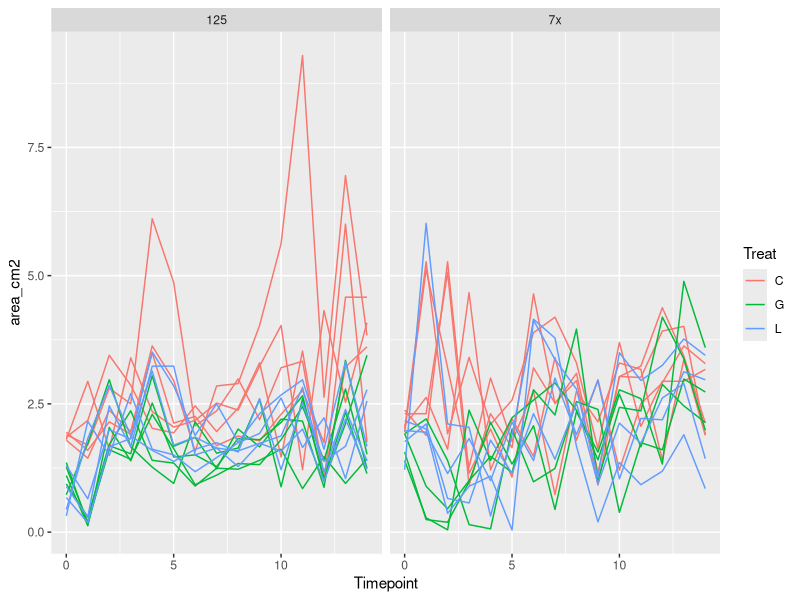
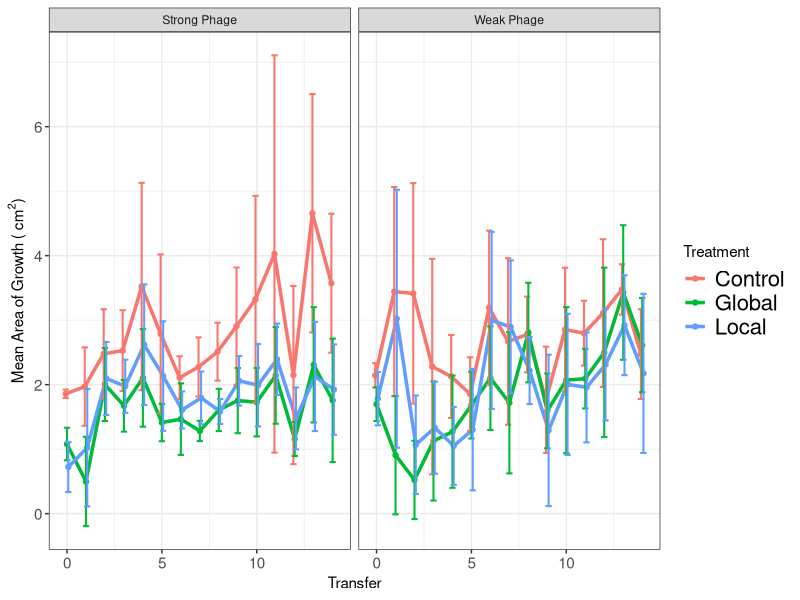
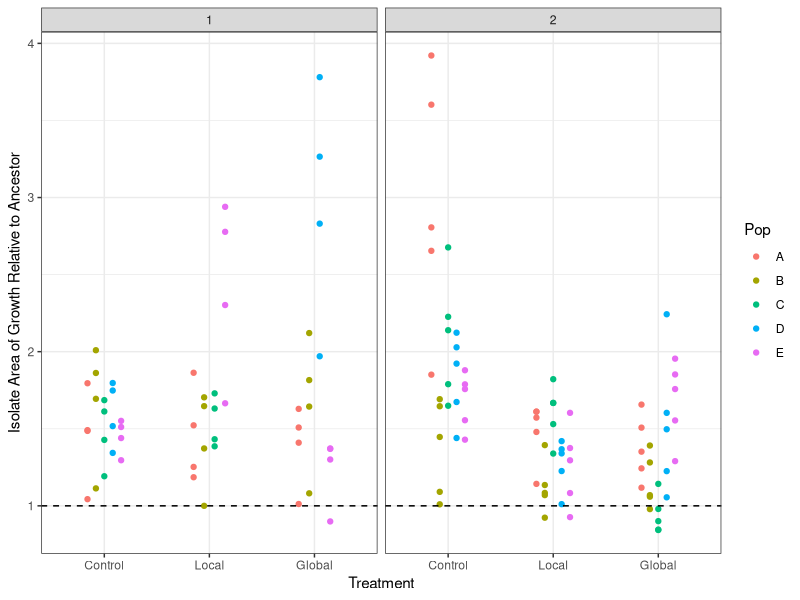
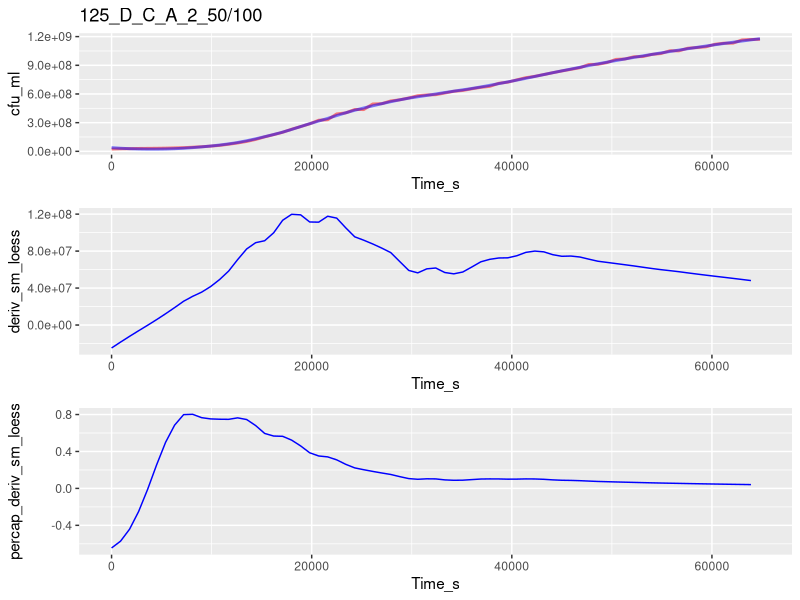
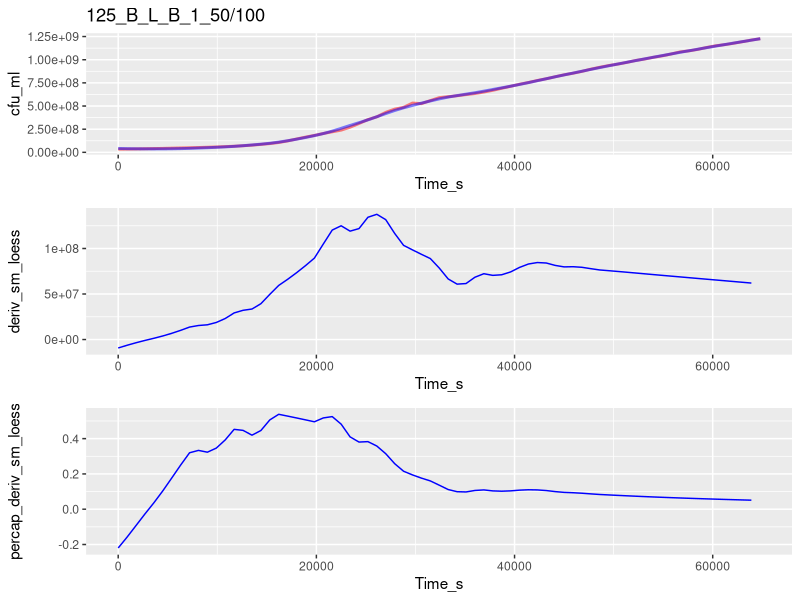
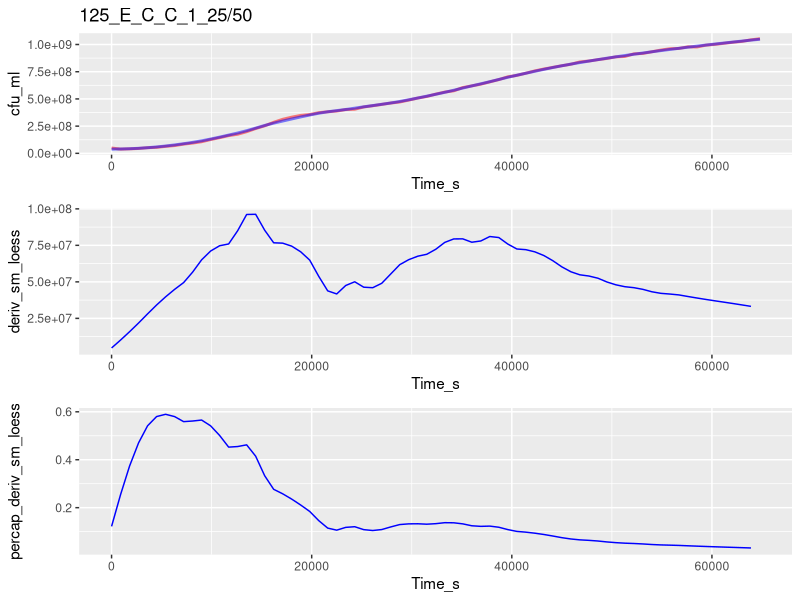
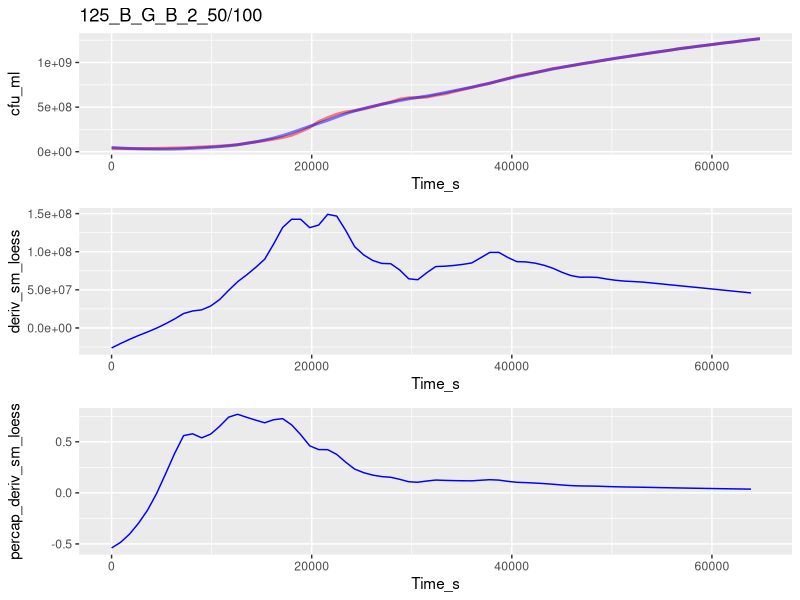
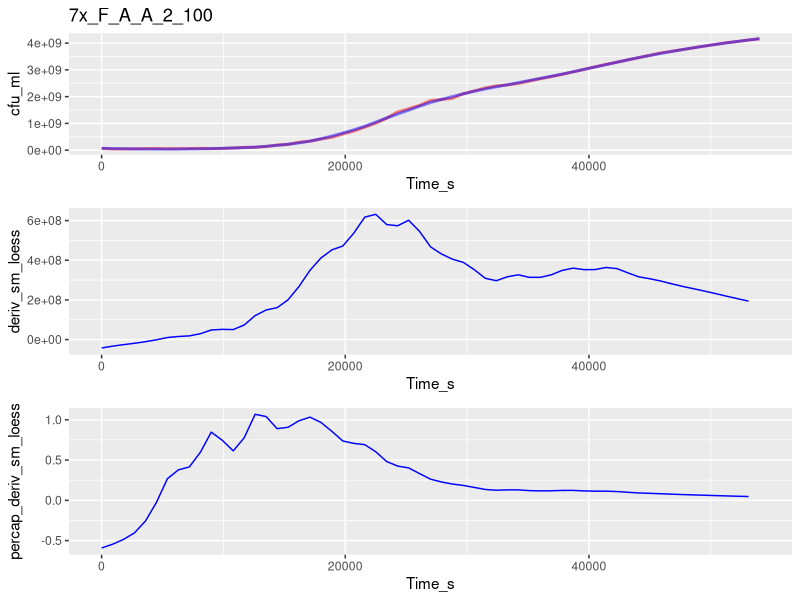

Generate these figures, in order, with R: (Note: this script raises an error after producing the figures.)
##TODO: 
##      migration stats
##      growth curve analysis
##      growth curve stats

library("ggplot2")
library("dplyr")

#Need to split this into 2 scripts: one to take the messy data
# (e.g. isolate information in underscore formats, etc)
#and get it cleaned up, then output those clean data
#And another to take the clean data & analyze it
#Then put the messy data in one folder and the clean data in another folder
#Along with the separate scripts
#So when it's published, can just tell people to re-run the clean data script

#need to make Rep vs Pop consistent
#redo all analysis using dplyr
#redo analysis using vectorization
#include std curve for spec in this code (it may alread be there???)
#Do a scripted analysis of how much to smoothe gc data (not manually checking)
# #to be done later:
# #define function to get means of rates
# mean_rates <- function(sub_by_list, my_data)
# analyze additional plate scans
#change resistance to be by treat then by pop
#Change growth rate for ancestor to dotted line

##Experimental evolution migration ----
exper_evol_migr <- read.csv("./Clean_Data/Experimental_evolution_growth.csv")

#Drop points after T14
exper_evol_migr <- exper_evol_migr[exper_evol_migr$Timepoint <= 14, ]

#Calculate total area
exper_evol_migr$area_cm2 <- pi*exper_evol_migr$Width_cm/2*exper_evol_migr$Height_cm/2

#Make plot with all pops shown
ggplot(data = exper_evol_migr,
       aes(x = Timepoint, y = area_cm2, group = paste(Treat, Pop),
           color = Treat)) +
  geom_line() +
  facet_grid(~Proj)

#Summarize
exper_evol_migr <- group_by(exper_evol_migr, Proj, Treat, Timepoint)
exper_evol_summ <- summarize(exper_evol_migr,
                             area_mean = mean(area_cm2),
                             area_sd = sd(area_cm2),
                             area_n = n())

#Make plot of summarized data
my_facet_labels <- c("7x" = "Weak Phage", "125" = "Strong Phage")

ggplot(data = exper_evol_summ, aes(x = Timepoint, y = area_mean,
                                   color = Treat)) +
  geom_point(position = position_dodge(0.2)) + 
  geom_line(size = 1.2, position = position_dodge(0.2)) +
  theme_bw() +
  theme(axis.text.y = element_text(size = 11), axis.text.x = element_text(size = 11),
        legend.text = element_text(size = 16)) +
  facet_grid(~Proj, labeller = labeller(Proj = my_facet_labels)) +
  geom_errorbar(aes(ymax = area_mean+area_sd, ymin = area_mean-area_sd),
                width=1, size = .7, position=position_dodge(0.2)) +
  labs(x = "Transfer", 
       y = expression(paste("Mean Area of Growth ( ", cm^2, ")"))) + 
  scale_color_hue(name = "Treatment", breaks = c("C", "G", "L"),
                  labels = c("Control", "Global", "Local"))

##Isolate migration ----
isol_migration <- read.csv("./Clean_Data/Isolate_migration.csv")

#Calculate total area
isol_migration$area_cm2 <- pi*isol_migration$Width_cm/2*isol_migration$Height_cm/2

#Calculate total area relative to same-day ancestor
ancestors <- isol_migration[isol_migration$Isol == "Anc", ]
isol_migration$relative_area <-
  isol_migration$area_cm2/ancestors$area_cm2[
    match(as.Date(isol_migration$end_timestamp),
          as.Date(ancestors$end_timestamp))]

#Plot data
my_facet_labels <- c("7x" = "Weak Phage", 
                     "125" = "Strong Phage",
                     "C" = "Control", "G" = "Global", "L" = "Local",
                     "A" = "WT")

ggplot(isol_migration[isol_migration$Isol != "Anc", ], 
       aes(x = Treat, y = relative_area, color = Pop,
           group = Pop)) +
  geom_point(position = position_dodge(0.4)) +
  facet_grid(~Proj, labeller = labeller(Proj = my_facet_labels)) +
  theme_bw() + 
  labs(y = "Isolate Area of Growth Relative to Ancestor",
       x = "Treatment") +
  geom_hline(yintercept = 1, lty = 2) +
  scale_x_discrete(limits = c("C", "L", "G"),
                   labels = c("Control", "Local", "Global")) +
  NULL

##Isolate growth curves ----


##growth curve analysis
# library("minpack.lm")
# library("tidyr")
# library("lubridate")
# library("dplyr")

#Read data
gc_data <- read.csv("./Clean_Data/Isolate_growth_curves.csv",
                    header = T, stringsAsFactors = F)

#Make unique well identifiers
gc_data$uniq_well <- NA
for (i in 1:nrow(gc_data)) {
  gc_data$uniq_well[i] <- paste(gc_data[i, 1:6], collapse = "_")
}

#reorder
gc_data <- gc_data[order(gc_data$uniq_well, gc_data$Time_s), ]

calc_deriv <- function(CFU, percapita = FALSE,
                          subset_by = NULL, time = NULL,
                          time_normalize = NULL) {
  #Note! CFU values must be sorted sequentially into their unique sets already
  
  #Provided a vector of CFU values, this function returns (by default) the
  # difference between sequential values
  #if percapita = TRUE, the differences of cfu are divided by cfu
  #if subset_by is provided, it should be a vector (same length as cfu),
  # the unique values of which will separate calculations
  #if time_normalize is specified, time should be provided as a simple 
  # numeric (e.g. number of seconds) in some unit
  #Then the difference will be normalized for the time_normalize value
  #(e.g. if time is provided in seconds and the difference per hour is wanted,
  # time_normalize should = 3600)
  
  #Check inputs
  if (!is.numeric(time)) {
    stop("time is not numeric")
  }
  if (!is.null(time_normalize)) {
    if (!is.numeric(time_normalize)) {
      stop("time_normalize is not numeric")
    } else if (is.null(time)) {
      stop("time_normalize is specified, but time is not provided")
    }
  }
  
  #Calc derivative
  ans <- c(CFU[2:length(CFU)]-CFU[1:(length(CFU)-1)])
  #Percapita (if specified)
  if (percapita) {
    ans <- ans/CFU[1:(length(CFU)-1)]
  }
  #Time normalize (if specified)
  if (!is.null(time_normalize)) {
    ans <- ans/
      (c(time[2:length(time)]-time[1:(length(time)-1)])/time_normalize)
  }
  #Subset by (if specified)
  if (!is.null(subset_by)) {
    ans[subset_by[2:length(subset_by)] != subset_by[1:(length(subset_by)-1)]] <- NA
  }
  return(c(ans, NA))
}

#Smooth data
gc_data$sm_loess <- NA
gc_data$percap_deriv_sm_loess <- NA
gc_data$percap_deriv_cfu <- NA
for (my_well in unique(gc_data$uniq_well)) {
  my_rows <- which(gc_data$uniq_well == my_well)
  #Smooth with loess
  gc_data$sm_loess[my_rows] <- predict(loess(cfu_ml ~ Time_s,
                                             span = 0.4,
                                             data = gc_data[my_rows, ]),
                                       gc_data[my_rows, ])
}

#Calculate growth per hour from loess curve
gc_data$deriv_sm_loess <- calc_deriv(gc_data$sm_loess,
                                     subset_by = gc_data$uniq_well,
                                     time = gc_data$Time_s,
                                     time_normalize = 3600)

#Calculate per capita growth per hour from loess curve
gc_data$percap_deriv_sm_loess <- calc_deriv(gc_data$sm_loess,
                                            percapita = TRUE,
                                            subset_by = gc_data$uniq_well,
                                            time = gc_data$Time_s,
                                            time_normalize = 3600)
  

#Calculate per capita growth per hour from original curve
gc_data$percap_deriv_cfu <- calc_deriv(gc_data$cfu_ml,
                                       percapita = TRUE,
                                       subset_by = gc_data$uniq_well,
                                       time = gc_data$Time_s,
                                       time_normalize = 3600)

#View samples of original & smoothed curves
# as well as derivatives (per cap & not) of both orig and smoothed curves
for (my_well in sample(unique(gc_data$uniq_well), 20)) {
  my_rows <- which(gc_data$uniq_well == my_well)
  
  print(cowplot::plot_grid(
    ggplot(data = gc_data[my_rows, ],
           aes(x = Time_s, y = cfu_ml)) +
      geom_line(color = "red", lwd = 1, alpha = 0.5) +
      geom_line(aes(x = Time_s, y = sm_loess),
                color = "blue", lwd = 1, alpha = 0.5) +
      ggtitle(gc_data[my_rows[1], "uniq_well"]) +
      NULL,
    ggplot(data = gc_data[my_rows, ],
           aes(x = Time_s, y = deriv_sm_loess)) +
      geom_line(color = "blue") +
      NULL,
    ggplot(data = gc_data[my_rows, ],
           aes(x = Time_s, y = percap_deriv_sm_loess)) +
      geom_line(color = "blue") +
      # geom_line(aes(x = Time_s, y = percap_deriv_cfu),
      #           color = "red") +
      NULL,
    ncol = 1, align = "v"))
}

#Todo:
# find max growth rate (& density at max growth rate)
# find density at first local minima of non-percap growth rate after max growth rate
#   (pseudo carrying capacity)
# find time from some low density to peak per capita growth rate (pseudo lag time)
# find time from max growth rate to pseudo carrying capacity



#extract maximum percap growth rates for each uniq well
#using non-overlapping averaged smoothing
gc_sm$Time <- as.character(gc_sm$Time)
gc_mpptir <- group_by(gc_sm, Media, Proj, Pop, Treat, Isol, Rep_Well)
gc_mpptir <- summarize(gc_mpptir, max_pcgr = max(pcgr, na.rm = T))
gc_mppti <- group_by(gc_mpptir, Media, Proj, Pop, Treat, Isol)
gc_mppti <- summarize(gc_mppti, gr_max_avg = mean(max_pcgr),
                      dt_min_sd = sd(max_pcgr))
gc_mppt <- group_by(gc_mppti, Media, Proj, Pop, Treat)
gc_mppt <- summarize(gc_mppt, avg_isols = mean(gr_max_avg),
                     sd_isols = sd(gr_max_avg))

#Making percap growth rate plots
my_facet_labels <- c("100" = "Rich Environment", 
                     "50" = "Adapted Environment",
                     "C" = "Control", "G" = "Global", "L" = "Local",
                     "A" = "WT", "1" = "Weak Phage", "2" = "Strong Phage")

#plot of all isols
gc_mppti$Media <- factor(gc_mppti$Media, levels = c(50, 100))
ggplot(gc_mppti, aes(x = Treat, y = gr_max_avg)) + 
  geom_jitter(width = 0.1, height = 0, size = 2) + 
  facet_grid(Media ~ Pop, labeller = labeller(Media = my_facet_labels)) +
  labs(x = "Treatment", y = "Per Capita Growth Rate (/hour)") +
  theme(axis.text.x = element_text(size = 11), 
        axis.text.y = element_text(size = 11)) +
  theme_bw()

#plot of all pops
gc_mppt$Media <- factor(gc_mppt$Media, levels = c(50, 100))

#For local viewing
ggplot(gc_mppt, aes(x = Treat, y = avg_isols), 
       labeller = labeller(Treat = my_facet_labels)) + 
  geom_point(pch = 1, size = 3) +
  facet_grid(Proj~Media, 
             labeller = labeller(Media = my_facet_labels, Proj = my_facet_labels)) + 
  labs(x = "Treatment", y = "Maximum Per Capita Growth Rate (/hour)") + theme_bw() + 
  scale_x_discrete(labels = c("Ancestor", "Control", "Global", "Local"))

#For poster
png(filename = "growth_rate_pops.png", width = 10, height = 7,
    units = "in", res = 300)
ggplot(gc_mppt, aes(x = Treat, y = avg_isols), 
       labeller = labeller(Treat = my_facet_labels)) + 
  geom_jitter(width = 0.075, height = 0, pch = 16, size = 6) +
  facet_grid(Proj~Media, 
             labeller = labeller(Media = my_facet_labels, Proj = my_facet_labels)) + 
  labs(x = "Treatment", y = "Maximum Per Capita Growth Rate (/hr)") + theme_bw() + 
  scale_x_discrete(labels = c("Ancestor", "Control", "Global", "Local")) +
  theme(axis.title = element_text(size = 20), axis.text = element_text(size = 16),
        strip.text = element_text(size = 20))
dev.off()


## Isolate resistance ----
resis_data <- read.csv("./Clean_Data/Isolate_resistance.csv",
                       stringsAsFactors = F)

#calculate EOP for ea isol
resis_data$EOP <- NA
resis_data$bd <- F
#First Handle below-detection points
my_rows <- which(resis_data$PFU == 0)
resis_data$pfu_ml[my_rows] <- 1*resis_data$dilution[my_rows]
resis_data$bd[my_rows] <- T
#Then calculate all EOPs
for (i in 1:nrow(resis_data)) {
  my_sub <- subset(resis_data, resis_data$Date == resis_data$Date[i])
  resis_data$EOP[i] <- resis_data$pfu_ml[i]/
    mean(my_sub[my_sub$Treat == "Anc",]$pfu_ml)
}

#Add flag for old vs new approach
resis_data$approach <- NA
resis_data$approach[1:70] <- "old"
resis_data$approach[71:nrow(resis_data)] <- "new"

ggplot(resis_data[resis_data$Treat != "Anc", ], 
       aes(x = Treat, y = EOP, color = Pop,
           shape = bd, group = Pop)) +
  facet_grid(Proj~approach) +
  geom_point(position = position_dodge(width = 0.5),
             alpha = 0.7) +
  scale_y_continuous(trans = "log10") +
  theme_bw()

# #For local viewing
# ggplot(resis_data[resis_data$Treat != "A", ], aes(x = Treat, y = 1-EOP)) +
#   scale_x_discrete(name = "Treatment") +
#   ylab("Resistance to Phage") +
#   facet_grid(Proj~Pop, labeller = labeller(Proj = my_facet_labels)) +
#   geom_dotplot(binaxis = "y", stackdir = "center", binwidth = 0.01, 
#                dotsize = 3) +
#   # geom_jitter(width = 0.2, height = 0, size = 2) +
#   theme_bw() + ggtitle("Population") +
#   theme(plot.title = element_text(size = 12, hjust = 0.5), 
#         axis.title = element_text(size = 12),
#         axis.text.x = element_text(color = "black", size = 12)) +
#   geom_hline(yintercept = 0, linetype = "dotted", size = 1.5)
# 
# #For poster
# png("resis_isols.png", width = 14, height = 9, units = "in", res = 300)
# ggplot(resis_data[resis_data$Treat != "A", ], aes(x = Treat, y = 1-EOP)) +
#   scale_x_discrete(name = "Treatment") +
#   ylab("Resistance to Phage") +
#   facet_grid(Proj~Pop, labeller = labeller(Proj = my_facet_labels)) +
#   geom_dotplot(binaxis = "y", stackdir = "center", binwidth = 0.02, 
#                dotsize = 2) +
#   theme_bw() + ggtitle("Population") +
#   theme(plot.title = element_text(size = 24, hjust = 0.5), 
#         axis.title = element_text(size = 24),
#         axis.text = element_text(color = "black", size = 20),
#         strip.text = element_text(size = 24)) +
#   geom_hline(yintercept = 0, linetype = "dotted", size = 1.5)
# dev.off()
# 
# #resistance vs growth
# gc_resis_data <- merge(resis_data, gc_mppti)
# gc_resis_mppt <- group_by(gc_resis_data, Media, Proj, Pop, Treat)
# gc_resis_mppt <- summarize(gc_resis_mppt, avg_eop = mean(EOP),
#                            avg_gr = mean(gr_max_avg))
# 
# #Make plot of all isolates
# ggplot(gc_resis_data, aes(x = 1-EOP, y = gr_max_avg)) +
#   geom_point() + 
#   facet_grid(Media~., labeller = labeller(Media = my_facet_labels)) +
#   geom_smooth(method = "lm") +
#   labs(x = "Resistance", y = "Per Capita Growth Rate (/hour)")
# 
# summary(lm(gr_max_avg~Media*EOP, data = gc_resis_data))
# 
# #Make plot of all pops
# #For local viewing
# ggplot(gc_resis_mppt, aes(x = 1-avg_eop, y = avg_gr)) +
#   geom_point(size = 2, aes(pch = Treat)) + 
#   scale_shape_manual(values = c(3, 15, 16, 17), name = "Treatment",
#                      breaks = c("A", "C", "G", "L"),
#                      labels = c("WT", "Control", "Global", "Local")) +
#   facet_grid(Media~Proj, labeller = labeller(Media = my_facet_labels,
#                                              Proj = my_facet_labels)) +
#   geom_smooth(method = "lm") +
#   labs(x = "Resistance", y = "Average Per Capita Growth Rate (/hour)") +
#   theme_bw()
# 
# #For poster
# png("resis_gc_tradeoff.png", width = 10, height = 7, units = "in",
#     res = 300)
# ggplot(gc_resis_mppt, aes(x = 1-avg_eop, y = avg_gr)) +
#   geom_point(size = 4, aes(pch = Treat)) + 
#   scale_shape_manual(values = c(3, 15, 16, 17), name = "Treatment",
#                      breaks = c("A", "C", "G", "L"),
#                      labels = c("WT", "Control", "Global", "Local")) +
#   facet_grid(Proj~Media, labeller = labeller(Media = my_facet_labels,
#                                              Proj = my_facet_labels)) +
#   geom_smooth(method = "lm", se = F) +
#   labs(x = "Resistance", y = "Average Maximum Per Capita Growth Rate (/hr)") +
#   theme_bw() +
#   theme(axis.text = element_text(size = 16),
#         strip.text = element_text(size = 20),
#         axis.title = element_text(size = 20),
#         legend.title = element_text(size = 20),
#         legend.text = element_text(size = 16))
# dev.off()
# 
# summary(lm(avg_gr~avg_eop*Media, data = gc_resis_mppt))
# 


## Isolate PCA ----
